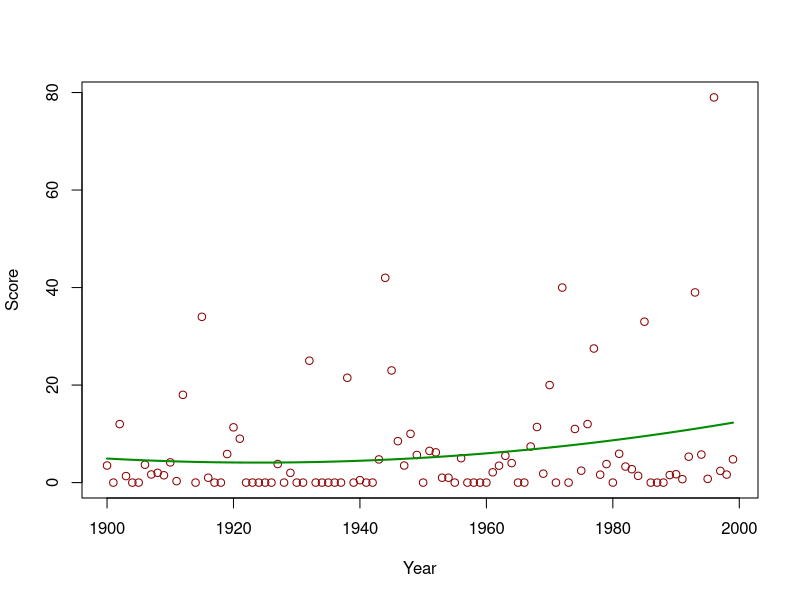

This figure's R source:
d <- read.csv('results.txt')

# linear
# fit <- lm(Score ~ Year, data=d)

# polynomial
fit <- lm(Score ~ Year + poly(Year, degree=2), data=d)

out <- data.frame(Year=seq(min(d$Year), max(d$Year), len=100))
out$Score = predict(fit, newdata=out, type="response")

plot(Score~Year, data=d, col="red4")
lines(Score~Year, data=out, col="green4", lwd=2)
